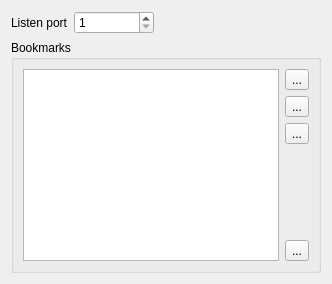
           <widget class="QWidget" name="tab_5">
            <attribute name="icon">
             <iconset resource="../xpeccy.qrc">
              <normaloff>:/images/other.png</normaloff>:/images/other.png</iconset>
            </attribute>
            <attribute name="title">
             <string>Tools</string>
            </attribute>
            <layout class="QVBoxLayout" name="verticalLayout_32">
             <item>
              <layout class="QGridLayout" name="gridLayout_6">
               <item row="0" column="0">
                <widget class="QLabel" name="label_24">
                 <property name="text">
                  <string>Listen port</string>
                 </property>
                </widget>
               </item>
               <item row="0" column="1">
                <widget class="QSpinBox" name="sbPort">
                 <property name="minimumSize">
                  <size>
                   <width>80</width>
                   <height>0</height>
                  </size>
                 </property>
                 <property name="minimum">
                  <number>1</number>
                 </property>
                 <property name="maximum">
                  <number>65535</number>
                 </property>
                </widget>
               </item>
               <item row="0" column="2">
                <spacer name="horizontalSpacer_6">
                 <property name="orientation">
                  <enum>Qt::Horizontal</enum>
                 </property>
                 <property name="sizeHint" stdset="0">
                  <size>
                   <width>40</width>
                   <height>20</height>
                  </size>
                 </property>
                </spacer>
               </item>
              </layout>
             </item>
             <item>
              <widget class="QGroupBox" name="groupBox_2">
               <property name="title">
                <string>Bookmarks</string>
               </property>
               <layout class="QVBoxLayout" name="verticalLayout_12">
                <item>
                 <layout class="QHBoxLayout" name="horizontalLayout_15">
                  <item>
                   <widget class="QTableWidget" name="umlist">
                    <property name="editTriggers">
                     <set>QAbstractItemView::NoEditTriggers</set>
                    </property>
                    <property name="alternatingRowColors">
                     <bool>true</bool>
                    </property>
                    <property name="selectionMode">
                     <enum>QAbstractItemView::SingleSelection</enum>
                    </property>
                    <property name="selectionBehavior">
                     <enum>QAbstractItemView::SelectRows</enum>
                    </property>
                    <property name="textElideMode">
                     <enum>Qt::ElideMiddle</enum>
                    </property>
                    <property name="gridStyle">
                     <enum>Qt::DotLine</enum>
                    </property>
                    <property name="rowCount">
                     <number>0</number>
                    </property>
                    <property name="columnCount">
                     <number>2</number>
                    </property>
                    <attribute name="horizontalHeaderVisible">
                     <bool>false</bool>
                    </attribute>
                    <attribute name="horizontalHeaderMinimumSectionSize">
                     <number>1</number>
                    </attribute>
                    <attribute name="horizontalHeaderShowSortIndicator" stdset="0">
                     <bool>false</bool>
                    </attribute>
                    <attribute name="horizontalHeaderStretchLastSection">
                     <bool>true</bool>
                    </attribute>
                    <attribute name="verticalHeaderVisible">
                     <bool>false</bool>
                    </attribute>
                    <attribute name="verticalHeaderDefaultSectionSize">
                     <number>17</number>
                    </attribute>
                    <column/>
                    <column/>
                   </widget>
                  </item>
                  <item>
                   <layout class="QVBoxLayout" name="verticalLayout_8">
                    <item>
                     <widget class="QToolButton" name="umaddtb">
                      <property name="text">
                       <string>...</string>
                      </property>
                      <property name="icon">
                       <iconset resource="../xpeccy.qrc">
                        <normaloff>:/images/add.png</normaloff>:/images/add.png</iconset>
                      </property>
                     </widget>
                    </item>
                    <item>
                     <widget class="QToolButton" name="umuptb">
                      <property name="text">
                       <string>...</string>
                      </property>
                      <property name="icon">
                       <iconset resource="../xpeccy.qrc">
                        <normaloff>:/images/arrow-up.png</normaloff>:/images/arrow-up.png</iconset>
                      </property>
                     </widget>
                    </item>
                    <item>
                     <widget class="QToolButton" name="umdntb">
                      <property name="text">
                       <string>...</string>
                      </property>
                      <property name="icon">
                       <iconset resource="../xpeccy.qrc">
                        <normaloff>:/images/arrow-down.png</normaloff>:/images/arrow-down.png</iconset>
                      </property>
                     </widget>
                    </item>
                    <item>
                     <spacer name="verticalSpacer_5">
                      <property name="orientation">
                       <enum>Qt::Vertical</enum>
                      </property>
                      <property name="sizeHint" stdset="0">
                       <size>
                        <width>20</width>
                        <height>40</height>
                       </size>
                      </property>
                     </spacer>
                    </item>
                    <item>
                     <widget class="QToolButton" name="umdeltb">
                      <property name="text">
                       <string>...</string>
                      </property>
                      <property name="icon">
                       <iconset resource="../xpeccy.qrc">
                        <normaloff>:/images/cancel.png</normaloff>:/images/cancel.png</iconset>
                      </property>
                     </widget>
                    </item>
                   </layout>
                  </item>
                 </layout>
                </item>
               </layout>
              </widget>
             </item>
            </layout>
           </widget>
